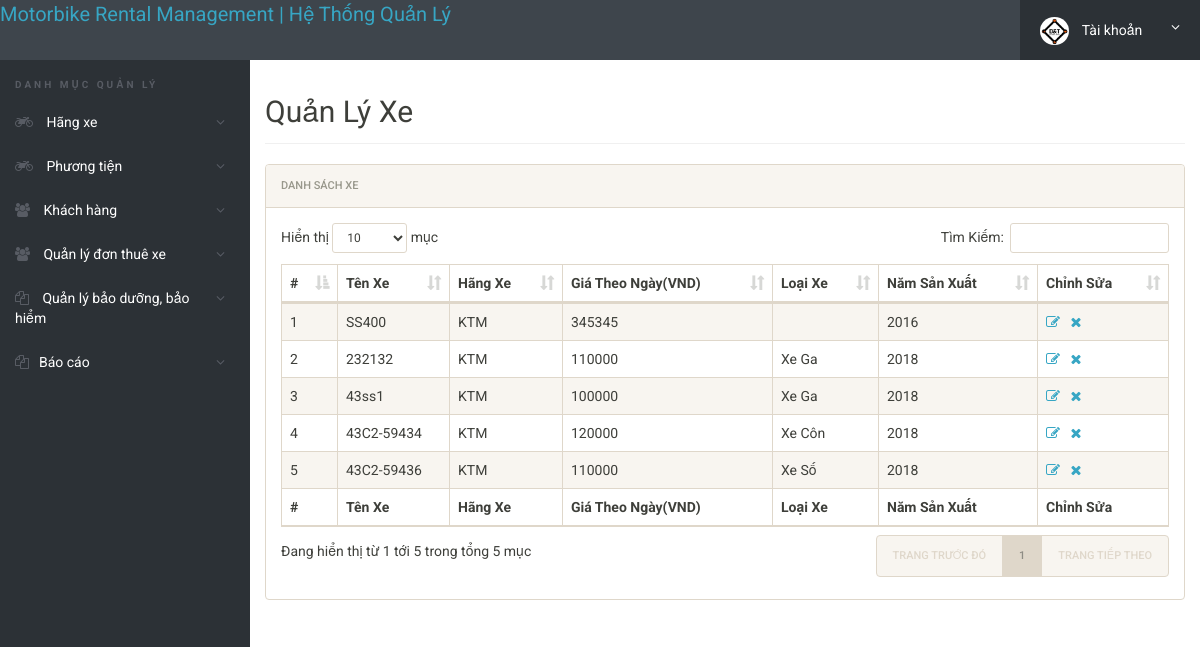
/admin/login/manage-vehicles.php (signed in), run on an earlier commit of the app's database.
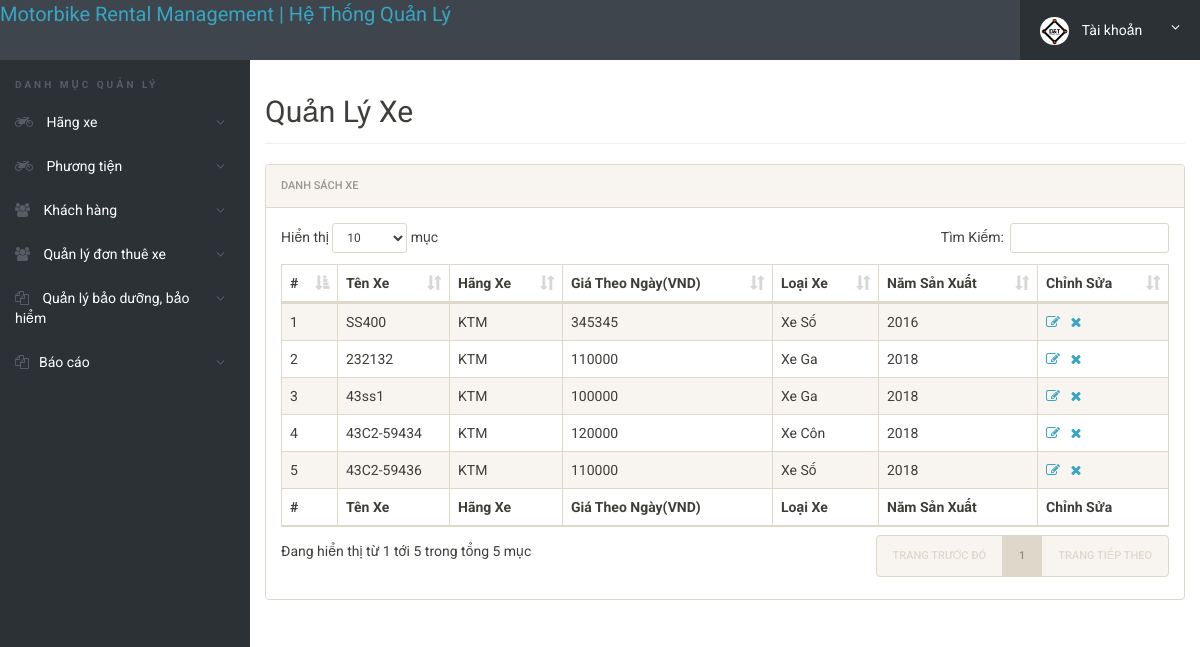
And on a later commit of the database.
### tables this page shows
CREATE TABLE IF NOT EXISTS `HangXe` (
  `id` int(11) NOT NULL primary key,
  `TenHang` varchar(120) NOT NULL,
  `CreationDate` timestamp NULL DEFAULT CURRENT_TIMESTAMP,
  `UpdationDate` timestamp NULL DEFAULT NULL ON UPDATE CURRENT_TIMESTAMP
);

### admin/login/manage-vehicles.php (the view, shortened to what this page needs)
<?php
include('includes/config.php');
if(strlen($_SESSION['alogin'])==0)
	{
header('location:index.php');
}
else{
 ?>
<!doctype html>
<html lang="en" class="no-js">
<head>
	<link rel="stylesheet" href="css/font-awesome.min.css">
	<link rel="stylesheet" href="css/bootstrap.min.css">
	<link rel="stylesheet" href="css/dataTables.bootstrap.min.css">
	<link rel="stylesheet" href="css/bootstrap-social.css">
	<link rel="stylesheet" href="css/bootstrap-select.css">
	<link rel="stylesheet" href="css/fileinput.min.css">
	<link rel="stylesheet" href="css/awesome-bootstrap-checkbox.css">
	<link rel="stylesheet" href="css/style.css">
</head>
<body>
	<?php include('includes/header.php');?>
	<div class="ts-main-content">
		<?php include('includes/leftbar.php');?>
		<div class="content-wrapper">
			<div class="container-fluid">
				<div class="row">
					<div class="col-md-12">
						<h2 class="page-title">Quản Lý Xe</h2>
						<div class="panel panel-default">
							<div class="panel-heading">Danh sách xe</div>
							<div class="panel-body">
								<table id="zctb" class="display table table-striped table-bordered table-hover" cellspacing="0" width="100%">
									<thead>
										<tr>
										<th>#</th>
											<th>Tên Xe</th>
											<th>Hãng Xe </th>
											<th>Giá Theo Ngày(VND)</th>
											<th>Loại Xe</th>
											<th>Năm Sản Xuất</th>
											<th>Chỉnh Sửa</th>
										</tr>
									</thead>
									<tfoot>
										<tr>
										<th>#</th>
										<th>Tên Xe</th>
											<th>Hãng Xe </th>
											<th>Giá Theo Ngày(VND)</th>
											<th>Loại Xe</th>
											<th>Năm Sản Xuất</th>
											<th>Chỉnh Sửa</th>
										</tr>
									</tfoot>
									<tbody>
<?php $sql = "SELECT thongtinxe.TenXe,hangxe.TenHang,thongtinxe.GiaThueTheoNgay,thongtinxe.Type,thongtinxe.NamSanXuat,thongtinxe.id from thongtinxe join hangxe on hangxe.id=thongtinxe.HangXe";
$query = $dbh -> prepare($sql);
$query->execute();
$results=$query->fetchAll(PDO::FETCH_OBJ);
$cnt=1;
if($query->rowCount() > 0)
{
foreach($results as $result)
{				?>
										<tr>
											<td><?php echo htmlentities($cnt);?></td>
											<td><?php echo htmlentities($result->TenXe);?></td>
											<td><?php echo htmlentities($result->TenHang);?></td>
											<td><?php echo htmlentities($result->GiaThueTheoNgay);?></td>
											<td><?php echo htmlentities($result->Type);?></td>
												<td><?php echo htmlentities($result->NamSanXuat);?></td>
		<td><a href="edit-vehicle.php?id=<?php echo $result->id;?>"><i class="fa fa-edit"></i></a>&nbsp;&nbsp;
<a href="manage-vehicles.php?del=<?php echo $result->id;?>" onclick="return confirm('Bạn có muốn xóa hồ sơ xe');"><i class="fa fa-close"></i></a></td>
										</tr>
										<?php $cnt=$cnt+1; }} ?>
									</tbody>
								</table>
							</div>
						</div>
					</div>
				</div>
			</div>
		</div>
	</div>
</body>
</html>
<?php } ?>

### admin/login/includes/header.php (shortened to what this page needs)
<div class="brand clearfix">
	<a href="dashboard.php" style="font-size: 20px;">Motorbike Rental Management | Hệ Thống Quản Lý</a>
		<ul class="ts-profile-nav">
			<li class="ts-account">
				<a href="#"><img src="img/Snapseed.jpg" class="ts-avatar hidden-side" alt=""> Tài khoản <i class="fa fa-angle-down hidden-side"></i></a>
			</li>
		</ul>
	</div>

### admin/login/includes/leftbar.php (shortened to what this page needs)
	<nav class="ts-sidebar">
			<ul class="ts-sidebar-menu">
				<li class="ts-label">DANH MỤC QUẢN LÝ</li>
<li><a href="#"><i class="fa fa-motorcycle"></i> Hãng xe</a>
</li>
<li><a href="#"><i class="fa fa-motorcycle"></i> Phương tiện</a>
				</li>
				<li><a href="#"><i class="fa fa-users"></i> Khách hàng</a>
			    </li>
			    <li><a href="#"><i class="fa fa-users"></i> Quản lý đơn thuê xe</a>
			    </li>
				<li><a href="#"><i class="fa fa-files-o"></i> Quản lý bảo dưỡng, bảo hiểm</a>
			    </li>
				<li><a href="#"><i class="fa fa-files-o"></i>Báo cáo</a>
			    </li>
			</ul>
		</nav>

### admin/login/css/style.css (style rules this page uses)
html { font-size: 14px; }
@media only screen and (min-width: 480px) { html { font-size: 17px; } }
@media only screen and (min-width: 768px) { html { font-size: 14px; } }
body { font-size: 1em; }
a { color: #37a6c4; }
.panel { overflow: hidden; }
ul, li { margin: 0; padding: 0; list-style: none; }
.page-title { padding-bottom: 15px; margin-bottom: 20px; border-bottom: 1px solid #f0f0f0; }
.brand { background: #3e454c; position: relative; z-index: 3; position: fixed; width: 100%; top: 0; }
.brand .ts-profile-nav { float: right; display: none; }
.brand .ts-profile-nav li { float: left; position: relative; }
.brand .ts-profile-nav li a { display: block; padding: 20px; color: #fff; }
.brand .ts-profile-nav .ts-account .fa-angle-down { float: right; }
.brand .ts-profile-nav .ts-account > a { width: 180px; background: #2c3136; }
.brand .ts-profile-nav .ts-account .ts-avatar { border-radius: 50%; height: 28px; margin: -10px 0; margin-right: 10px; }
@media only screen and (min-width: 992px) { .brand .ts-profile-nav { display: block; } }
.ts-sidebar { background: #2c3136; max-height: 0; transition: max-height 0.3s; overflow: hidden; position: fixed; z-index: 2; width: 100%; bottom: 0; top: 60px; overflow-y: auto; }
@media only screen and (min-width: 992px) { .ts-sidebar { max-height: 100%; bottom: 0; } }
.ts-sidebar-menu .ts-label { color: #585c64; font-weight: bold; padding: 8px 15px; text-transform: uppercase; font-size: 10px; letter-spacing: 3px; margin-top: 10px; }
.ts-sidebar-menu a { display: block; text-decoration: none; padding: 12px 15px; color: #fff; }
.ts-sidebar-menu li { position: relative; }
.ts-sidebar-menu li i { color: #585c64; margin-right: 10px; }
.ts-main-content .content-wrapper { padding-top: 15px; margin-top: 60px; }
@media only screen and (min-width: 992px) { .ts-main-content .ts-sidebar { width: 250px; float: left; } }
@media only screen and (min-width: 992px) { .ts-main-content .content-wrapper { margin-left: 250px; } }

What changed in the data, as far as the page shows it:
changed thongtinxe "SS400": Type (not shown) → "Xe Số"
